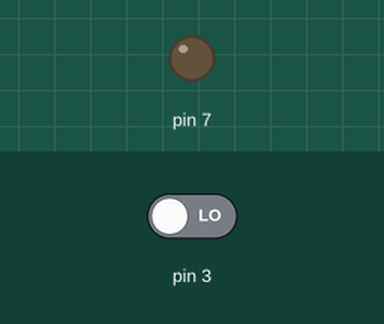
Simulated run of this sketch. Board: Arduino Uno, built with avr-gcc and run on an emulated ATmega328P. Parts: output pins drawn as LEDs (lit = HIGH). Inputs (shaded band) come from the test bench; at power-on: pin 3 LOW.

Above: at 1.2 s.
1.3 s: pin 3 driven HIGH
At 2.0 s:
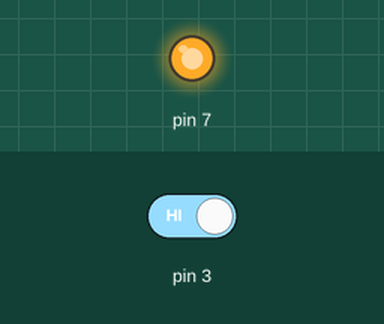
2.9 s: pin 3 driven LOW
At 4.3 s:
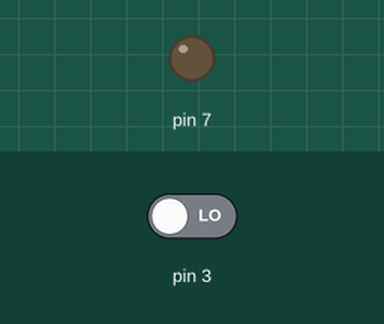
Timing chart, 0 to 5.9 s (numbered marks = the images above; inputs shaded):
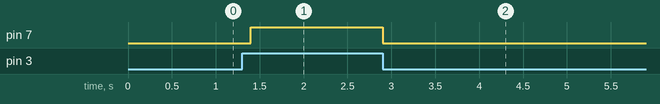

Measured:
- after the input at 1.3 s, pin 7: LOW → HIGH after 0.10 s
- after the input at 2.9 s, pin 7: HIGH → LOW at once

The sketch:

2.ino
```cpp
void setup() {
  // put your setup code here, to run once:
  pinMode(3, INPUT);
  pinMode(7, OUTPUT);
}

void loop() {
  // put your main code here, to run repeatedly:
  if (digitalRead(3) == 1){
    delay(100);
    digitalWrite(7, 1);
  }
  else{
    digitalWrite(7, 0);
  }
}
```
